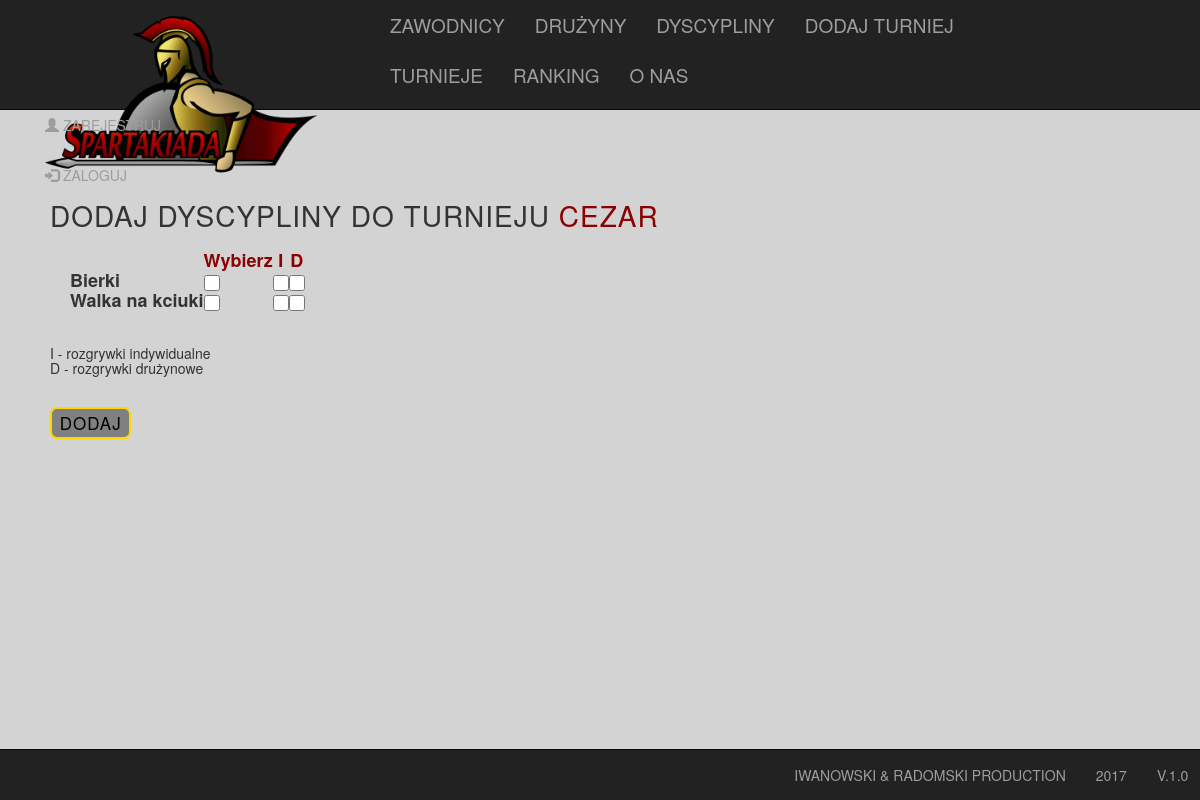
Screenshot of /cup_add_games/4 with the database file from the repository.
### spartakiada/models.py (models this page shows, shortened)
class Cup(models.Model):
    name = models.CharField(max_length=128)
    date = models.DateField()
    class Meta:
        unique_together = ("name", "date")
    def __str__(self):
        return '%s' % self.name

class Game(models.Model):
    name = models.CharField(max_length=128, unique=True)

### spartakiada/views.py (the view, shortened to what this page needs)
# urls.py: url(r'^cup_add_games/(?P<cup_id>(\d)+)', views.CupAddGamesView.as_view(),
class CupAddGamesView(View):
    def get(self, request, cup_id):
        cup_id = int(cup_id)
        cup = Cup.objects.get(id=cup_id)
        game_list = Game.objects.all().order_by('name')
        tournament = Tournament.objects.filter(cup=cup)
        ctx = {
            'cup': cup,
            'game_list': game_list,
            'tournament': tournament
        }
        return render(request, 'spartakiada/cup_add_games_view.html', ctx)

### spartakiada/templates/spartakiada/cup_add_games_view.html
{% extends 'spartakiada/base.html' %}
{% block content %}
    <h3 class="headtext">Dodaj dyscypliny do turnieju <a class="maintext">{{ cup }}</a></h3>
    <form action="" method="POST">{% csrf_token %}
        <h4><table class="tabcon">
            <tr class="maintext">
                <th style="text-align: center;"></th>
                <th style="text-align: center;">Wybierz</th>
                <th style="text-align: center;">I</th>
                <th style="text-align: center;">D</th>
            </tr>
        {% for game in game_list %}
            <tr>
                <th>{{ game.name }}</th>
                <td style="text-align: center;"><input class="checkbox" type='checkbox' name='game' value='{{ game.id }}'></td>
                <td style="text-align: center;"><input class="checkbox" type='checkbox' name='ind_{{ game.id }}' value='ind'></td>
                <td style="text-align: center;"><input class="checkbox" type='checkbox' name='team_{{ game.id }}' value='team'></td>
            </tr>
        {% empty %}
            <a id="link">BRAK DYSCYPLIN</a><br><br>
            <a href="{% url 'add-game' %}"
        class="toggle">
        &nbsp;DODAJ DYSYCPLINY&nbsp;</a>
        {% endfor %}
        </table></h4>
        <h5><br>I - rozgrywki indywidualne<br>D - rozgrywki drużynowe</h5>
        <br><input class="toggle" type="submit" value="&nbsp;DODAJ&nbsp;">
    </form>
{% endblock %}

### spartakiada/static/spartakiada/style.css (style rules this page uses)
body { background-color: grey; }
.toggle { letter-spacing: 1px; color: black; font-size: 17px; border: 2px solid gold; border-radius: 7px; background-color: grey; padding: 2px; text-decoration: none; }
.maintext { text-decoration: none; color: #8B0000; }
.headtext { letter-spacing: 1px; font-size: 2em; text-transform: uppercase; }
.tabcon { margin: 20px; }
.checkbox { margin-top: 5px; margin-bottom: 5px; width: 16px; height: 16px; }

### rows the page displays
Cup: name "CEZAR"
Game: name "Bierki"
Game: name "Walka na kciuki"
